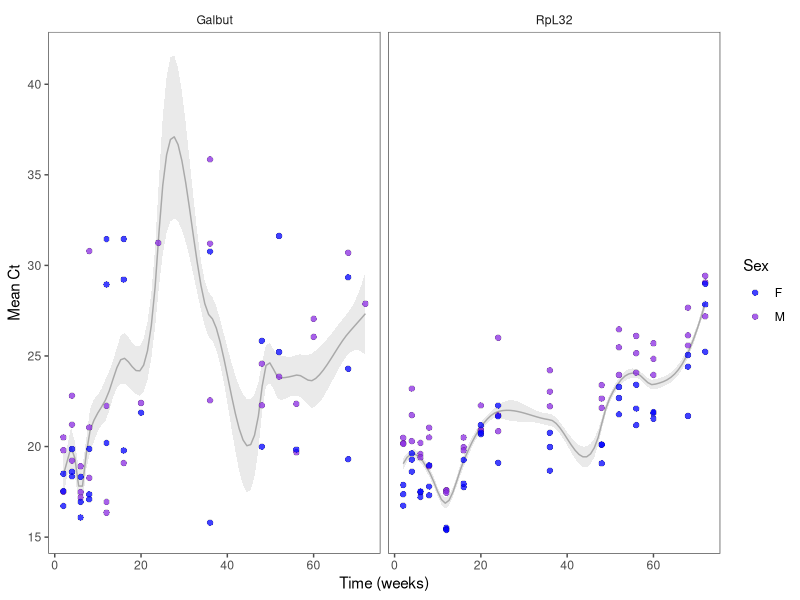
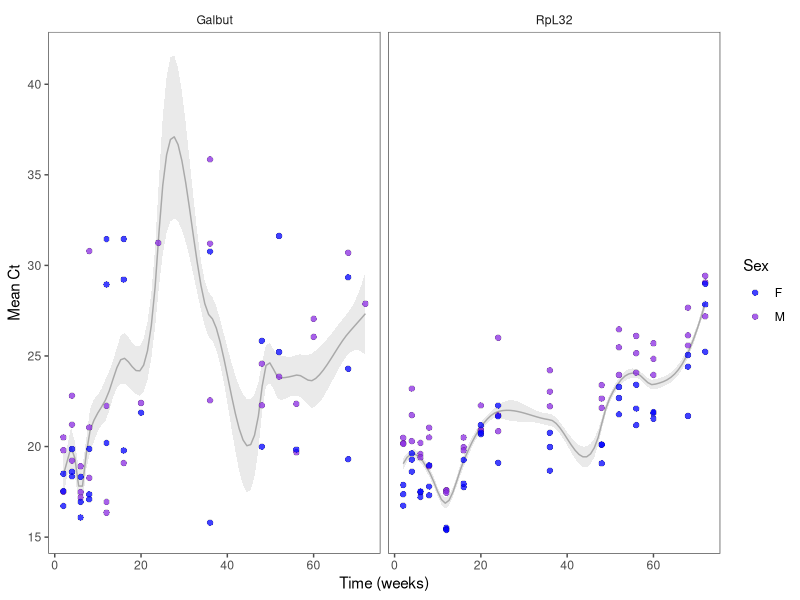

These charts were generated, in order, by the following R code:
library(tidyverse)
library(readxl)
library(ggthemes)

fly_data3 <- read_xlsx("tidy_formats/fly_data3.xlsx")
fresh <- fly_data3 %>% 
  filter(group == "Fresh") %>% 
  filter(target %in% c("Galbut", "RpL32")) 

ggplot(fresh, aes(x = week)) + 
  geom_smooth(aes(y = mean_ct, group = sample_length), alpha = 0.2, 
              colour = "darkgrey", span = 0.3, linewidth = 0.5)+
  geom_point(aes(y = ct, fill = sex), shape = 21, size = 2, stroke = 0.1, 
             color = "black", alpha = 0.75) + 
  scale_fill_manual(values = c("blue", "blueviolet")) + 
  theme_few(base_size = 11) + 
  facet_grid(.~target, scales = "free_y") +
  labs(x = "Time (weeks)", y = "Mean Ct", fill = "Sex")

ggsave("plots/fresh.pdf", units = "in", width = 10, height = 8)  
  